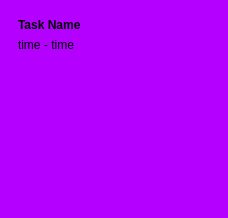
<?xml version="1.0" encoding="UTF-8"?>
<ui version="4.0">
 <class>Form</class>
 <widget class="QWidget" name="Form">
  <property name="geometry">
   <rect>
    <x>0</x>
    <y>0</y>
    <width>228</width>
    <height>218</height>
   </rect>
  </property>
  <property name="sizePolicy">
   <sizepolicy hsizetype="Expanding" vsizetype="Fixed">
    <horstretch>0</horstretch>
    <verstretch>0</verstretch>
   </sizepolicy>
  </property>
  <property name="palette">
   <palette>
    <active>
     <colorrole role="WindowText">
      <brush brushstyle="SolidPattern">
       <color alpha="255">
        <red>0</red>
        <green>0</green>
        <blue>0</blue>
       </color>
      </brush>
     </colorrole>
     <colorrole role="Button">
      <brush brushstyle="SolidPattern">
       <color alpha="255">
        <red>179</red>
        <green>0</green>
        <blue>255</blue>
       </color>
      </brush>
     </colorrole>
     <colorrole role="Light">
      <brush brushstyle="SolidPattern">
       <color alpha="255">
        <red>217</red>
        <green>127</green>
        <blue>255</blue>
       </color>
      </brush>
     </colorrole>
     <colorrole role="Midlight">
      <brush brushstyle="SolidPattern">
       <color alpha="255">
        <red>198</red>
        <green>63</green>
        <blue>255</blue>
       </color>
      </brush>
     </colorrole>
     <colorrole role="Dark">
      <brush brushstyle="SolidPattern">
       <color alpha="255">
        <red>90</red>
        <green>0</green>
        <blue>127</blue>
       </color>
      </brush>
     </colorrole>
     <colorrole role="Mid">
      <brush brushstyle="SolidPattern">
       <color alpha="255">
        <red>119</red>
        <green>0</green>
        <blue>170</blue>
       </color>
      </brush>
     </colorrole>
     <colorrole role="Text">
      <brush brushstyle="SolidPattern">
       <color alpha="255">
        <red>0</red>
        <green>0</green>
        <blue>0</blue>
       </color>
      </brush>
     </colorrole>
     <colorrole role="BrightText">
      <brush brushstyle="SolidPattern">
       <color alpha="255">
        <red>255</red>
        <green>255</green>
        <blue>255</blue>
       </color>
      </brush>
     </colorrole>
     <colorrole role="ButtonText">
      <brush brushstyle="SolidPattern">
       <color alpha="255">
        <red>0</red>
        <green>0</green>
        <blue>0</blue>
       </color>
      </brush>
     </colorrole>
     <colorrole role="Base">
      <brush brushstyle="SolidPattern">
       <color alpha="255">
        <red>255</red>
        <green>255</green>
        <blue>255</blue>
       </color>
      </brush>
     </colorrole>
     <colorrole role="Window">
      <brush brushstyle="SolidPattern">
       <color alpha="255">
        <red>179</red>
        <green>0</green>
        <blue>255</blue>
       </color>
      </brush>
     </colorrole>
     <colorrole role="Shadow">
      <brush brushstyle="SolidPattern">
       <color alpha="255">
        <red>0</red>
        <green>0</green>
        <blue>0</blue>
       </color>
      </brush>
     </colorrole>
     <colorrole role="AlternateBase">
      <brush brushstyle="SolidPattern">
       <color alpha="255">
        <red>217</red>
        <green>127</green>
        <blue>255</blue>
       </color>
      </brush>
     </colorrole>
     <colorrole role="ToolTipBase">
      <brush brushstyle="SolidPattern">
       <color alpha="255">
        <red>255</red>
        <green>255</green>
        <blue>220</blue>
       </color>
      </brush>
     </colorrole>
     <colorrole role="ToolTipText">
      <brush brushstyle="SolidPattern">
       <color alpha="255">
        <red>0</red>
        <green>0</green>
        <blue>0</blue>
       </color>
      </brush>
     </colorrole>
     <colorrole role="PlaceholderText">
      <brush brushstyle="SolidPattern">
       <color alpha="127">
        <red>0</red>
        <green>0</green>
        <blue>0</blue>
       </color>
      </brush>
     </colorrole>
     <colorrole role="Accent">
      <brush brushstyle="SolidPattern">
       <color alpha="255">
        <red>255</red>
        <green>255</green>
        <blue>255</blue>
       </color>
      </brush>
     </colorrole>
    </active>
    <inactive>
     <colorrole role="WindowText">
      <brush brushstyle="SolidPattern">
       <color alpha="255">
        <red>0</red>
        <green>0</green>
        <blue>0</blue>
       </color>
      </brush>
     </colorrole>
     <colorrole role="Button">
      <brush brushstyle="SolidPattern">
       <color alpha="255">
        <red>179</red>
        <green>0</green>
        <blue>255</blue>
       </color>
      </brush>
     </colorrole>
     <colorrole role="Light">
      <brush brushstyle="SolidPattern">
       <color alpha="255">
        <red>217</red>
        <green>127</green>
        <blue>255</blue>
       </color>
      </brush>
     </colorrole>
     <colorrole role="Midlight">
      <brush brushstyle="SolidPattern">
       <color alpha="255">
        <red>198</red>
        <green>63</green>
        <blue>255</blue>
       </color>
      </brush>
     </colorrole>
     <colorrole role="Dark">
      <brush brushstyle="SolidPattern">
       <color alpha="255">
        <red>90</red>
        <green>0</green>
        <blue>127</blue>
       </color>
      </brush>
     </colorrole>
     <colorrole role="Mid">
      <brush brushstyle="SolidPattern">
       <color alpha="255">
        <red>119</red>
        <green>0</green>
        <blue>170</blue>
       </color>
      </brush>
     </colorrole>
     <colorrole role="Text">
      <brush brushstyle="SolidPattern">
       <color alpha="255">
        <red>0</red>
        <green>0</green>
        <blue>0</blue>
       </color>
      </brush>
     </colorrole>
     <colorrole role="BrightText">
      <brush brushstyle="SolidPattern">
       <color alpha="255">
        <red>255</red>
        <green>255</green>
        <blue>255</blue>
       </color>
      </brush>
     </colorrole>
     <colorrole role="ButtonText">
      <brush brushstyle="SolidPattern">
       <color alpha="255">
        <red>0</red>
        <green>0</green>
        <blue>0</blue>
       </color>
      </brush>
     </colorrole>
     <colorrole role="Base">
      <brush brushstyle="SolidPattern">
       <color alpha="255">
        <red>255</red>
        <green>255</green>
        <blue>255</blue>
       </color>
      </brush>
     </colorrole>
     <colorrole role="Window">
      <brush brushstyle="SolidPattern">
       <color alpha="255">
        <red>179</red>
        <green>0</green>
        <blue>255</blue>
       </color>
      </brush>
     </colorrole>
     <colorrole role="Shadow">
      <brush brushstyle="SolidPattern">
       <color alpha="255">
        <red>0</red>
        <green>0</green>
        <blue>0</blue>
       </color>
      </brush>
     </colorrole>
     <colorrole role="AlternateBase">
      <brush brushstyle="SolidPattern">
       <color alpha="255">
        <red>217</red>
        <green>127</green>
        <blue>255</blue>
       </color>
      </brush>
     </colorrole>
     <colorrole role="ToolTipBase">
      <brush brushstyle="SolidPattern">
       <color alpha="255">
        <red>255</red>
        <green>255</green>
        <blue>220</blue>
       </color>
      </brush>
     </colorrole>
     <colorrole role="ToolTipText">
      <brush brushstyle="SolidPattern">
       <color alpha="255">
        <red>0</red>
        <green>0</green>
        <blue>0</blue>
       </color>
      </brush>
     </colorrole>
     <colorrole role="PlaceholderText">
      <brush brushstyle="SolidPattern">
       <color alpha="127">
        <red>0</red>
        <green>0</green>
        <blue>0</blue>
       </color>
      </brush>
     </colorrole>
     <colorrole role="Accent">
      <brush brushstyle="SolidPattern">
       <color alpha="255">
        <red>255</red>
        <green>255</green>
        <blue>255</blue>
       </color>
      </brush>
     </colorrole>
    </inactive>
    <disabled>
     <colorrole role="WindowText">
      <brush brushstyle="SolidPattern">
       <color alpha="255">
        <red>90</red>
        <green>0</green>
        <blue>127</blue>
       </color>
      </brush>
     </colorrole>
     <colorrole role="Button">
      <brush brushstyle="SolidPattern">
       <color alpha="255">
        <red>179</red>
        <green>0</green>
        <blue>255</blue>
       </color>
      </brush>
     </colorrole>
     <colorrole role="Light">
      <brush brushstyle="SolidPattern">
       <color alpha="255">
        <red>217</red>
        <green>127</green>
        <blue>255</blue>
       </color>
      </brush>
     </colorrole>
     <colorrole role="Midlight">
      <brush brushstyle="SolidPattern">
       <color alpha="255">
        <red>198</red>
        <green>63</green>
        <blue>255</blue>
       </color>
      </brush>
     </colorrole>
     <colorrole role="Dark">
      <brush brushstyle="SolidPattern">
       <color alpha="255">
        <red>90</red>
        <green>0</green>
        <blue>127</blue>
       </color>
      </brush>
     </colorrole>
     <colorrole role="Mid">
      <brush brushstyle="SolidPattern">
       <color alpha="255">
        <red>119</red>
        <green>0</green>
        <blue>170</blue>
       </color>
      </brush>
     </colorrole>
     <colorrole role="Text">
      <brush brushstyle="SolidPattern">
       <color alpha="255">
        <red>90</red>
        <green>0</green>
        <blue>127</blue>
       </color>
      </brush>
     </colorrole>
     <colorrole role="BrightText">
      <brush brushstyle="SolidPattern">
       <color alpha="255">
        <red>255</red>
        <green>255</green>
        <blue>255</blue>
       </color>
      </brush>
     </colorrole>
     <colorrole role="ButtonText">
      <brush brushstyle="SolidPattern">
       <color alpha="255">
        <red>90</red>
        <green>0</green>
        <blue>127</blue>
       </color>
      </brush>
     </colorrole>
     <colorrole role="Base">
      <brush brushstyle="SolidPattern">
       <color alpha="255">
        <red>179</red>
        <green>0</green>
        <blue>255</blue>
       </color>
      </brush>
     </colorrole>
     <colorrole role="Window">
      <brush brushstyle="SolidPattern">
       <color alpha="255">
        <red>179</red>
        <green>0</green>
        <blue>255</blue>
       </color>
      </brush>
     </colorrole>
     <colorrole role="Shadow">
      <brush brushstyle="SolidPattern">
       <color alpha="255">
        <red>0</red>
        <green>0</green>
        <blue>0</blue>
       </color>
      </brush>
     </colorrole>
     <colorrole role="AlternateBase">
      <brush brushstyle="SolidPattern">
       <color alpha="255">
        <red>179</red>
        <green>0</green>
        <blue>255</blue>
       </color>
      </brush>
     </colorrole>
     <colorrole role="ToolTipBase">
      <brush brushstyle="SolidPattern">
       <color alpha="255">
        <red>255</red>
        <green>255</green>
        <blue>220</blue>
       </color>
      </brush>
     </colorrole>
     <colorrole role="ToolTipText">
      <brush brushstyle="SolidPattern">
       <color alpha="255">
        <red>0</red>
        <green>0</green>
        <blue>0</blue>
       </color>
      </brush>
     </colorrole>
     <colorrole role="PlaceholderText">
      <brush brushstyle="SolidPattern">
       <color alpha="127">
        <red>90</red>
        <green>0</green>
        <blue>127</blue>
       </color>
      </brush>
     </colorrole>
     <colorrole role="Accent">
      <brush brushstyle="SolidPattern">
       <color alpha="255">
        <red>202</red>
        <green>76</green>
        <blue>255</blue>
       </color>
      </brush>
     </colorrole>
    </disabled>
   </palette>
  </property>
  <property name="windowTitle">
   <string>Form</string>
  </property>
  <property name="autoFillBackground">
   <bool>true</bool>
  </property>
  <layout class="QVBoxLayout" name="verticalLayout">
   <property name="spacing">
    <number>0</number>
   </property>
   <property name="leftMargin">
    <number>0</number>
   </property>
   <property name="topMargin">
    <number>0</number>
   </property>
   <property name="rightMargin">
    <number>0</number>
   </property>
   <property name="bottomMargin">
    <number>0</number>
   </property>
   <item>
    <widget class="QWidget" name="centralwidget" native="true">
     <layout class="QVBoxLayout" name="verticalLayout_2">
      <property name="spacing">
       <number>0</number>
      </property>
      <property name="leftMargin">
       <number>0</number>
      </property>
      <property name="topMargin">
       <number>0</number>
      </property>
      <property name="rightMargin">
       <number>0</number>
      </property>
      <property name="bottomMargin">
       <number>0</number>
      </property>
      <item>
       <widget class="QWidget" name="taskBucket" native="true">
        <property name="palette">
         <palette>
          <active>
           <colorrole role="WindowText">
            <brush brushstyle="SolidPattern">
             <color alpha="255">
              <red>0</red>
              <green>0</green>
              <blue>0</blue>
             </color>
            </brush>
           </colorrole>
           <colorrole role="Button">
            <brush brushstyle="SolidPattern">
             <color alpha="255">
              <red>179</red>
              <green>0</green>
              <blue>255</blue>
             </color>
            </brush>
           </colorrole>
           <colorrole role="Light">
            <brush brushstyle="SolidPattern">
             <color alpha="255">
              <red>217</red>
              <green>127</green>
              <blue>255</blue>
             </color>
            </brush>
           </colorrole>
           <colorrole role="Midlight">
            <brush brushstyle="SolidPattern">
             <color alpha="255">
              <red>198</red>
              <green>63</green>
              <blue>255</blue>
             </color>
            </brush>
           </colorrole>
           <colorrole role="Dark">
            <brush brushstyle="SolidPattern">
             <color alpha="255">
              <red>90</red>
              <green>0</green>
              <blue>127</blue>
             </color>
            </brush>
           </colorrole>
           <colorrole role="Mid">
            <brush brushstyle="SolidPattern">
             <color alpha="255">
              <red>119</red>
              <green>0</green>
              <blue>170</blue>
             </color>
            </brush>
           </colorrole>
           <colorrole role="Text">
            <brush brushstyle="SolidPattern">
             <color alpha="255">
              <red>0</red>
              <green>0</green>
              <blue>0</blue>
             </color>
            </brush>
           </colorrole>
           <colorrole role="BrightText">
            <brush brushstyle="SolidPattern">
             <color alpha="255">
              <red>255</red>
              <green>255</green>
              <blue>255</blue>
             </color>
            </brush>
           </colorrole>
           <colorrole role="ButtonText">
            <brush brushstyle="SolidPattern">
             <color alpha="255">
              <red>0</red>
              <green>0</green>
              <blue>0</blue>
             </color>
            </brush>
           </colorrole>
           <colorrole role="Base">
            <brush brushstyle="SolidPattern">
             <color alpha="255">
              <red>255</red>
              <green>255</green>
              <blue>255</blue>
             </color>
            </brush>
           </colorrole>
           <colorrole role="Window">
            <brush brushstyle="SolidPattern">
             <color alpha="255">
              <red>179</red>
              <green>0</green>
              <blue>255</blue>
             </color>
            </brush>
           </colorrole>
           <colorrole role="Shadow">
            <brush brushstyle="SolidPattern">
             <color alpha="255">
              <red>0</red>
              <green>0</green>
              <blue>0</blue>
             </color>
            </brush>
           </colorrole>
           <colorrole role="AlternateBase">
            <brush brushstyle="SolidPattern">
             <color alpha="255">
              <red>217</red>
              <green>127</green>
              <blue>255</blue>
             </color>
            </brush>
           </colorrole>
           <colorrole role="ToolTipBase">
            <brush brushstyle="SolidPattern">
             <color alpha="255">
              <red>255</red>
              <green>255</green>
              <blue>220</blue>
             </color>
            </brush>
           </colorrole>
           <colorrole role="ToolTipText">
            <brush brushstyle="SolidPattern">
             <color alpha="255">
              <red>0</red>
              <green>0</green>
              <blue>0</blue>
             </color>
            </brush>
           </colorrole>
           <colorrole role="PlaceholderText">
            <brush brushstyle="SolidPattern">
             <color alpha="127">
              <red>0</red>
              <green>0</green>
              <blue>0</blue>
             </color>
            </brush>
           </colorrole>
           <colorrole role="Accent">
            <brush brushstyle="SolidPattern">
             <color alpha="255">
              <red>255</red>
              <green>255</green>
              <blue>255</blue>
             </color>
            </brush>
           </colorrole>
          </active>
          <inactive>
           <colorrole role="WindowText">
            <brush brushstyle="SolidPattern">
             <color alpha="255">
              <red>0</red>
              <green>0</green>
              <blue>0</blue>
             </color>
            </brush>
           </colorrole>
           <colorrole role="Button">
            <brush brushstyle="SolidPattern">
             <color alpha="255">
              <red>179</red>
              <green>0</green>
              <blue>255</blue>
             </color>
            </brush>
           </colorrole>
           <colorrole role="Light">
            <brush brushstyle="SolidPattern">
             <color alpha="255">
              <red>217</red>
              <green>127</green>
              <blue>255</blue>
             </color>
            </brush>
           </colorrole>
           <colorrole role="Midlight">
            <brush brushstyle="SolidPattern">
             <color alpha="255">
              <red>198</red>
              <green>63</green>
              <blue>255</blue>
             </color>
            </brush>
           </colorrole>
           <colorrole role="Dark">
            <brush brushstyle="SolidPattern">
             <color alpha="255">
              <red>90</red>
              <green>0</green>
              <blue>127</blue>
             </color>
            </brush>
           </colorrole>
           <colorrole role="Mid">
            <brush brushstyle="SolidPattern">
             <color alpha="255">
              <red>119</red>
              <green>0</green>
              <blue>170</blue>
             </color>
            </brush>
           </colorrole>
           <colorrole role="Text">
            <brush brushstyle="SolidPattern">
             <color alpha="255">
              <red>0</red>
              <green>0</green>
              <blue>0</blue>
             </color>
            </brush>
           </colorrole>
           <colorrole role="BrightText">
            <brush brushstyle="SolidPattern">
             <color alpha="255">
              <red>255</red>
              <green>255</green>
              <blue>255</blue>
             </color>
            </brush>
           </colorrole>
           <colorrole role="ButtonText">
            <brush brushstyle="SolidPattern">
             <color alpha="255">
              <red>0</red>
              <green>0</green>
              <blue>0</blue>
             </color>
            </brush>
           </colorrole>
           <colorrole role="Base">
            <brush brushstyle="SolidPattern">
             <color alpha="255">
              <red>255</red>
              <green>255</green>
              <blue>255</blue>
             </color>
            </brush>
           </colorrole>
           <colorrole role="Window">
            <brush brushstyle="SolidPattern">
             <color alpha="255">
              <red>179</red>
              <green>0</green>
              <blue>255</blue>
             </color>
            </brush>
           </colorrole>
           <colorrole role="Shadow">
            <brush brushstyle="SolidPattern">
             <color alpha="255">
              <red>0</red>
              <green>0</green>
              <blue>0</blue>
             </color>
            </brush>
           </colorrole>
           <colorrole role="AlternateBase">
            <brush brushstyle="SolidPattern">
             <color alpha="255">
              <red>217</red>
              <green>127</green>
              <blue>255</blue>
             </color>
            </brush>
           </colorrole>
           <colorrole role="ToolTipBase">
            <brush brushstyle="SolidPattern">
             <color alpha="255">
              <red>255</red>
              <green>255</green>
              <blue>220</blue>
             </color>
            </brush>
           </colorrole>
           <colorrole role="ToolTipText">
            <brush brushstyle="SolidPattern">
             <color alpha="255">
              <red>0</red>
              <green>0</green>
              <blue>0</blue>
             </color>
            </brush>
           </colorrole>
           <colorrole role="PlaceholderText">
            <brush brushstyle="SolidPattern">
             <color alpha="127">
              <red>0</red>
              <green>0</green>
              <blue>0</blue>
             </color>
            </brush>
           </colorrole>
           <colorrole role="Accent">
            <brush brushstyle="SolidPattern">
             <color alpha="255">
              <red>255</red>
              <green>255</green>
              <blue>255</blue>
             </color>
            </brush>
           </colorrole>
          </inactive>
          <disabled>
           <colorrole role="WindowText">
            <brush brushstyle="SolidPattern">
             <color alpha="255">
              <red>90</red>
              <green>0</green>
              <blue>127</blue>
             </color>
            </brush>
           </colorrole>
           <colorrole role="Button">
            <brush brushstyle="SolidPattern">
             <color alpha="255">
              <red>179</red>
              <green>0</green>
              <blue>255</blue>
             </color>
            </brush>
           </colorrole>
           <colorrole role="Light">
            <brush brushstyle="SolidPattern">
             <color alpha="255">
              <red>217</red>
              <green>127</green>
              <blue>255</blue>
             </color>
            </brush>
           </colorrole>
           <colorrole role="Midlight">
            <brush brushstyle="SolidPattern">
             <color alpha="255">
              <red>198</red>
              <green>63</green>
              <blue>255</blue>
             </color>
            </brush>
           </colorrole>
           <colorrole role="Dark">
            <brush brushstyle="SolidPattern">
             <color alpha="255">
              <red>90</red>
              <green>0</green>
              <blue>127</blue>
             </color>
            </brush>
           </colorrole>
           <colorrole role="Mid">
            <brush brushstyle="SolidPattern">
             <color alpha="255">
              <red>119</red>
              <green>0</green>
              <blue>170</blue>
             </color>
            </brush>
           </colorrole>
           <colorrole role="Text">
            <brush brushstyle="SolidPattern">
             <color alpha="255">
              <red>90</red>
              <green>0</green>
              <blue>127</blue>
             </color>
            </brush>
           </colorrole>
           <colorrole role="BrightText">
            <brush brushstyle="SolidPattern">
             <color alpha="255">
              <red>255</red>
              <green>255</green>
              <blue>255</blue>
             </color>
            </brush>
           </colorrole>
           <colorrole role="ButtonText">
            <brush brushstyle="SolidPattern">
             <color alpha="255">
              <red>90</red>
              <green>0</green>
              <blue>127</blue>
             </color>
            </brush>
           </colorrole>
           <colorrole role="Base">
            <brush brushstyle="SolidPattern">
             <color alpha="255">
              <red>179</red>
              <green>0</green>
              <blue>255</blue>
             </color>
            </brush>
           </colorrole>
           <colorrole role="Window">
            <brush brushstyle="SolidPattern">
             <color alpha="255">
              <red>179</red>
              <green>0</green>
              <blue>255</blue>
             </color>
            </brush>
           </colorrole>
           <colorrole role="Shadow">
            <brush brushstyle="SolidPattern">
             <color alpha="255">
              <red>0</red>
              <green>0</green>
              <blue>0</blue>
             </color>
            </brush>
           </colorrole>
           <colorrole role="AlternateBase">
            <brush brushstyle="SolidPattern">
             <color alpha="255">
              <red>179</red>
              <green>0</green>
              <blue>255</blue>
             </color>
            </brush>
           </colorrole>
           <colorrole role="ToolTipBase">
            <brush brushstyle="SolidPattern">
             <color alpha="255">
              <red>255</red>
              <green>255</green>
              <blue>220</blue>
             </color>
            </brush>
           </colorrole>
           <colorrole role="ToolTipText">
            <brush brushstyle="SolidPattern">
             <color alpha="255">
              <red>0</red>
              <green>0</green>
              <blue>0</blue>
             </color>
            </brush>
           </colorrole>
           <colorrole role="PlaceholderText">
            <brush brushstyle="SolidPattern">
             <color alpha="127">
              <red>90</red>
              <green>0</green>
              <blue>127</blue>
             </color>
            </brush>
           </colorrole>
           <colorrole role="Accent">
            <brush brushstyle="SolidPattern">
             <color alpha="255">
              <red>202</red>
              <green>76</green>
              <blue>255</blue>
             </color>
            </brush>
           </colorrole>
          </disabled>
         </palette>
        </property>
        <property name="autoFillBackground">
         <bool>true</bool>
        </property>
        <layout class="QVBoxLayout" name="verticalLayout_3">
         <item>
          <widget class="QWidget" name="atop" native="true">
           <layout class="QVBoxLayout" name="verticalLayout_4">
            <item>
             <widget class="QLabel" name="taskName">
              <property name="text">
               <string>&lt;html&gt;&lt;head/&gt;&lt;body&gt;&lt;p&gt;&lt;span style=&quot; font-weight:700;&quot;&gt;Task Name&lt;/span&gt;&lt;/p&gt;&lt;/body&gt;&lt;/html&gt;</string>
              </property>
             </widget>
            </item>
            <item>
             <widget class="QLabel" name="taskTime">
              <property name="text">
               <string>time - time</string>
              </property>
             </widget>
            </item>
           </layout>
          </widget>
         </item>
         <item>
          <spacer name="verticalSpacer">
           <property name="orientation">
            <enum>Qt::Orientation::Vertical</enum>
           </property>
           <property name="sizeHint" stdset="0">
            <size>
             <width>20</width>
             <height>40</height>
            </size>
           </property>
          </spacer>
         </item>
        </layout>
       </widget>
      </item>
     </layout>
    </widget>
   </item>
  </layout>
 </widget>
 <resources/>
 <connections/>
</ui>
